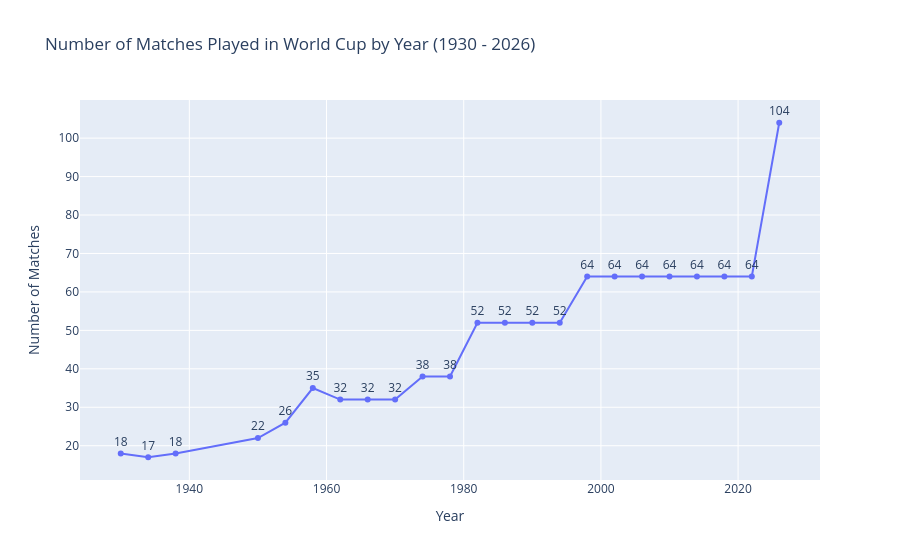

Notebook source saved alongside this figure:
### Markdown cell above
##### How many matches have been played at each edition of the World Cup tournament?

### Code cell
world_cup_matches = results_clean_df[world_cup_mask].groupby('year').size().reset_index(name='match_count').sort_values(by='year', ascending=True)

# display(world_cup_matches)
world_cup_matches_plot = px.line(world_cup_matches, x='year', y='match_count', title='Number of Matches Played in World Cup by Year (1930 - 2026)', labels={'year': 'Year', 'match_count': 'Number of Matches'}, markers=True, text='match_count')
world_cup_matches_plot.update_traces(texttemplate='%{y}', textposition='top center')

world_cup_matches_plot.show(config=config)
world_cup_matches_plot.write_html(f"{FINAL_PLOT_DIR}/world_cup_matches.html")
# FIFA website says that 2026 saw 104 matches being played, so is this dataset missing 4 matches? Missing semi-final and final matches.

### Figure 1 — Plotly figure (JSON) as saved in the notebook; plotly's stock layout.template omitted (floating-point values rounded to 4 significant figures)
{"data": [{"hovertemplate": "Year=%{x}<br>Number of Matches=%{text}<extra></extra>", "legendgroup": "", "line": {"color": "#636efa", "dash": "solid"}, "marker": {"symbol": "circle"}, "mode": "lines+markers+text", "name": "", "orientation": "v", "showlegend": false, "text": [18.0, 17.0, 18.0, 22.0, 26.0, 35.0, 32.0, 32.0, 32.0, 38.0, 38.0, 52.0, 52.0, 52.0, 52.0, 64.0, 64.0, 64.0, 64.0, 64.0, 64.0, 64.0, 104.0], "textposition": "top center", "texttemplate": "%{y}", "type": "scatter", "x": [1930, 1934, 1938, 1950, 1954, 1958, 1962, 1966, 1970, 1974, 1978, 1982, 1986, 1990, 1994, 1998, 2002, 2006, 2010, 2014, 2018, 2022, 2026], "xaxis": "x", "y": [18, 17, 18, 22, 26, 35, 32, 32, 32, 38, 38, 52, 52, 52, 52, 64, 64, 64, 64, 64, 64, 64, 104], "yaxis": "y"}], "layout": {"legend": {"tracegroupgap": 0}, "title": {"text": "Number of Matches Played in World Cup by Year (1930 - 2026)"}, "xaxis": {"anchor": "y", "domain": [0, 1], "title": {"text": "Year"}}, "yaxis": {"anchor": "x", "domain": [0, 1], "title": {"text": "Number of Matches"}}}}
